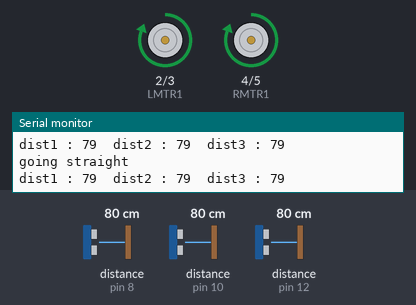
Bench run of a sketch on a simulated Arduino Uno, built with avr-gcc and run on an emulated ATmega328P. On the bench: motor-driver pin pairs drawn as motors (green arrow = first pin HIGH = forward, orange = second pin HIGH = backward, longer = more drive), the last lines printed to the serial monitor. Wiring (inferred from the names in the program): 3 × ultrasonic range finder: trigger pin 9, echo pin 8 / trigger pin 11, echo pin 10 / trigger pin 13, echo pin 12. The inputs (shaded band) are chosen by the test bench; at power-on: distance to the obstacle (sensors on pin 8, pin 12, pin 10) 80 cm. The echo pulse lasts 58.3 µs per cm.

Above: at 1.3 s.
1.4 s: distance to the obstacle (sensor on pin 8) set to 23 cm
2.9 s: distance to the obstacle (sensor on pin 8) set to 18 cm
At 3.25 s:
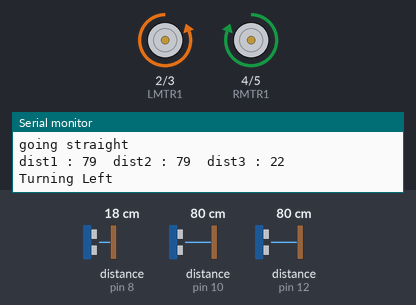
At 4.16 s:
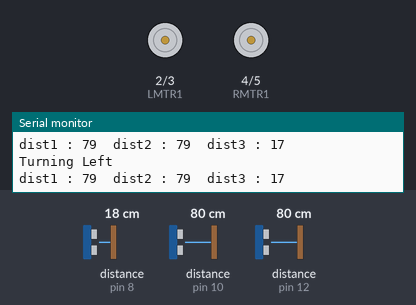
6.0 s: distance to the obstacle (sensor on pin 12) set to 23 cm
9.1 s: distance to the obstacle (sensor on pin 12) set to 18 cm
12.2 s: distance to the obstacle (sensor on pin 10) set to 23 cm
15.3 s: distance to the obstacle (sensor on pin 10) set to 19 cm
At 15.43 s:
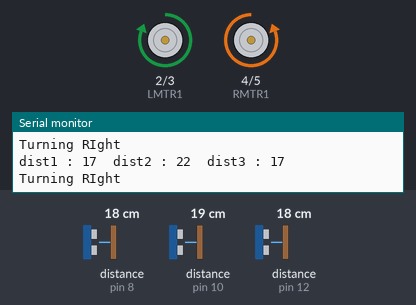
Timing chart, 0 to 19.4 s (numbered marks = the images above; inputs shaded):
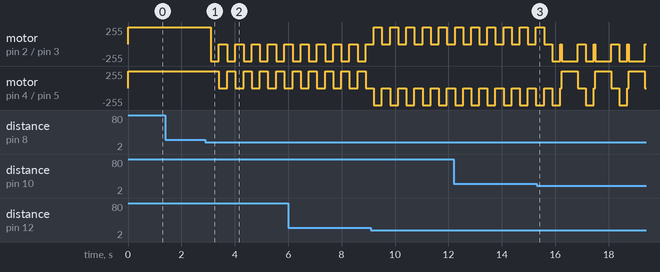

The sketch:

Finalwinningcode.ino
```cpp
//CODE BY VATSAL SINGHAL
//DATED:- 28-09-2018 to 1-10-2018
#define LMTR1 2
#define LMTR2 3
#define RMTR1 4
#define RMTR2 5
#define trig1 13
#define echo1 12
#define trig2 11
#define echo2 10
#define trig3 9
#define echo3 8


void setup() {
  // STARTING SETUP
  Serial.begin (9600);
  pinMode(trig1, OUTPUT);
  pinMode(echo1, INPUT);
  pinMode(trig2, OUTPUT);
  pinMode(echo2, INPUT);
  pinMode(trig3, OUTPUT);
  pinMode(echo3, INPUT);
  pinMode(LMTR1,OUTPUT);
  pinMode(LMTR2,OUTPUT);
  pinMode(RMTR1,OUTPUT);
  pinMode(RMTR2,OUTPUT);
}

void fwd(int x)
{
    Serial.println("going straight");
  digitalWrite(LMTR1,HIGH);
  digitalWrite(LMTR2,LOW);
  digitalWrite(RMTR1,HIGH);
  digitalWrite(RMTR2,LOW);
  delay(x);
}
void right(int x)
{
  Serial.println("Turning RIght");
  digitalWrite(LMTR1,HIGH);
  digitalWrite(LMTR2,LOW);
  digitalWrite(RMTR1,LOW);
  digitalWrite(RMTR2,HIGH);
  delay(x);
}
void left(int x)
{
   Serial.println("Turning Left");
  digitalWrite(LMTR1,LOW);
  digitalWrite(LMTR2,HIGH);
  digitalWrite(RMTR1,HIGH);
  digitalWrite(RMTR2,LOW);
  delay(x);
}

void bck(int x){
  Serial.println("going straight");
  digitalWrite(LMTR1,LOW);
  digitalWrite(LMTR2,HIGH);
  digitalWrite(RMTR1,LOW);
  digitalWrite(RMTR2,HIGH);
  delay(x);
 }

void turn(int x)
{
  Serial.println("Turning RIght");
  left(2*x);
}
void stope()
{
  digitalWrite(LMTR1,LOW);
  digitalWrite(LMTR2,LOW);
  digitalWrite(RMTR1,LOW);
  digitalWrite(RMTR2,LOW);
  delay(50);
}
void loop() {

  // put your main code here, to run repeatedly:
  long dura1,dura2,dura3, dist1,dist2,dist3,x=20;
  int flag=2;
  digitalWrite(trig1, LOW);  // Added this line
  delayMicroseconds(2); // Added this line
  digitalWrite(trig1, HIGH);
  delayMicroseconds(15); // Added this line
  digitalWrite(trig1, LOW);
  dura1 = pulseIn(echo1, HIGH);
  dist1 = (dura1/2) / 29.1;

  digitalWrite(trig2, LOW);  // Added this line
  delayMicroseconds(2); // Added this line
  digitalWrite(trig2, HIGH);
  delayMicroseconds(15); // Added this line
  digitalWrite(trig2, LOW);
  dura2 = pulseIn(echo2, HIGH);
  dist2 = (dura2/2) / 29.1;

  digitalWrite(trig3, LOW);  // Added this line
  delayMicroseconds(2); // Added this line
  digitalWrite(trig3, HIGH);
  delayMicroseconds(15); // Added this line
  digitalWrite(trig3, LOW);
  dura3 = pulseIn(echo3, HIGH);
  dist3 = (dura3/2) / 29.1;

if(dist1<x && dist2<20 && dist3<x){
  bck(300);
  stope();
  turn(300);
  stope();

}
else if(dist1<x && dist2 <20 && dist3>x && (flag==2 || flag!=1)){
  right(300);
  flag=0;
  stope();
}
else if(dist1>x &&dist2 <20 && dist3<x && (flag!=0 || flag==2)){
  left(300);
  flag=1;
  stope();
}

else if(dist2<30){
  if(dist1>dist3 ) {left(300);
                    stope();
                    flag=0;}
  else {right(300);
        stope();
        flag=1;}
}
else if(dist1<x){
  right(300);
  stope();
}
else if(dist3<x){
  left(300);
  stope();
}
else{
  fwd(250);
  flag=2;
}

Serial.print("dist1 : ");
Serial.print(dist1);
Serial.print("\tdist2 : ");
Serial.print(dist2);
Serial.print("\tdist3 : ");
Serial.println(dist3);

delay(250);
}
    /*fwd(1000);
    stope;*/
    /*right(1000);
    stope;*/
    /*left(1000);
    stope;*/
    /*bck(1000);
    stope;*/
```

Measured:
- the behaviour switches between 21 and 20 cm on distance to the obstacle (sensor on pin 8) (found by bisection; images 0 and 1)
- the behaviour switches between 21 and 20 cm on distance to the obstacle (sensor on pin 10) (found by bisection; images 2 and 3)
- after the input at 2.9 s, motor on pin 2 (LMTR1) / pin 3 (LMTR2): alternates backward 255/255 for 0.30 s and stopped for 0.31 s, starting after 0.20 s; motor on pin 4 (RMTR1) / pin 5 (RMTR2): alternates forward 255/255 for 0.30 s and stopped for 0.31 s, starting after 0.50 s
